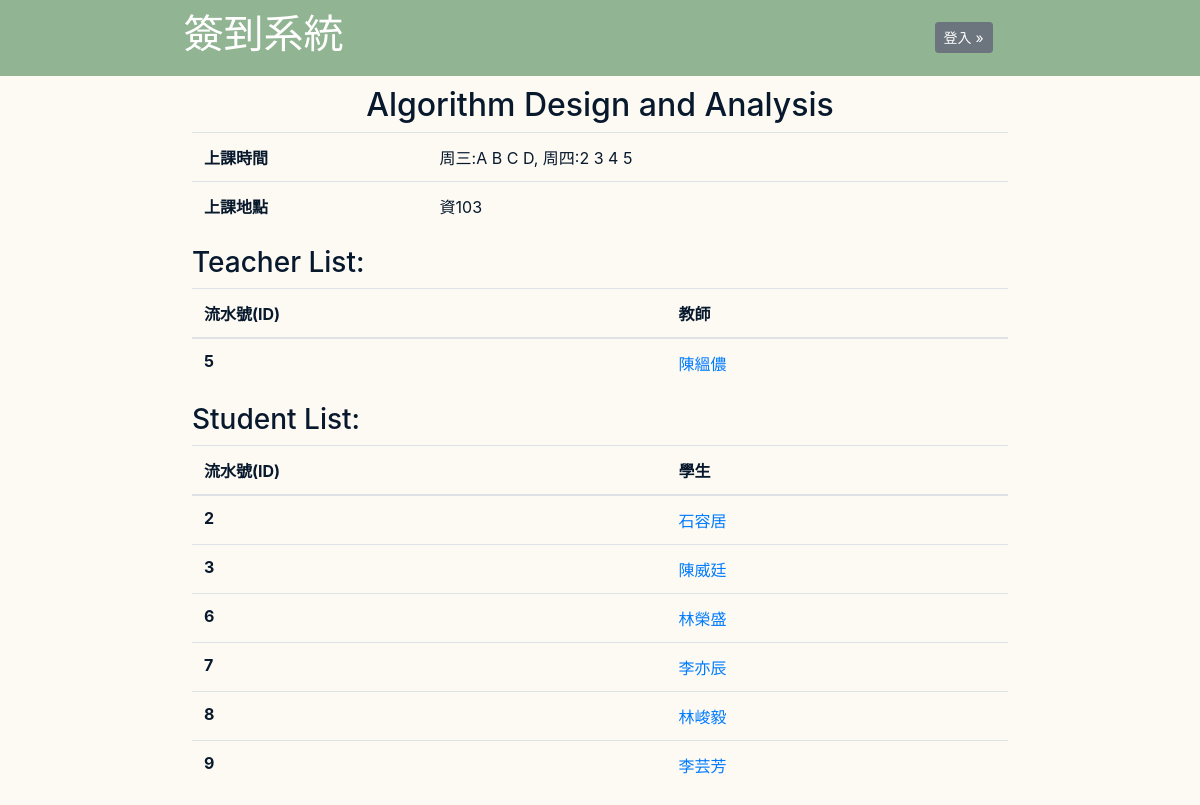
Screenshot of /main/course_5/ with the database file from the repository.
### main/models.py (models this page shows, shortened)
class Course(models.Model):
	course_name = models.CharField(max_length = 20)
	teacher = models.ManyToManyField(User, related_name = 'teachers')
	students = models.ManyToManyField(User, related_name = 'students')
	start_date = models.CharField(blank=True, max_length = 20)
	end_date = models.CharField(blank=True, max_length = 20)
	course_address = models.CharField(blank=True, max_length = 100)

### main/views.py (the view)
# urls.py: path('course_<int:id>/', views.course_profile, name='course_profile'),
def course_profile(request, id):
    course = get_object_or_404(Course, id = id)
    students_list = course.students.all()
    teachers_list = course.teacher.all()
    students = []
    teachers = []
    for s in students_list:
        profile = get_object_or_404(UserProfile, user = s)
        students.append({'User' : s, 'Profile' : profile})
    for t in teachers_list:
        profile = get_object_or_404(UserProfile, user = t)
        teachers.append({'User' : t, 'Profile' : profile})
    context = {
        'course' : course,
        'teachers' : teachers,
        'students' : students,
        'user': request.user
    }
    return render(request, "main/course_profile.html", context)

### main/models.py (called while the page is built)
    def get_absolute_url(self):
	    return reverse("main:profile", kwargs={"id": self.id})

### templates/main/course_profile.html
{% extends 'base.html' %}
{% block content %}
<div class="title">
<div class="title_text">
    <div style="display: flex;padding-right: 20%;justify-content:space-between">
        <h1>簽到系統</h1>
        <div style="padding-top:1.5%;">
            {% if user.is_authenticated %}
            <a class="btn btn-sm btn-info" href= "{% url 'main:home' %}" role="button">回主頁</a>
            <a class="btn btn-sm btn-secondary" href="{% url 'main:logout' %}" role="button">登出 &#187;</a>
            {% else %}
            <a class="btn btn-sm btn-secondary" href="{% url 'main:login' %}" role="button">登入 &#187;</a>
            {% endif %}
        </div>
    </div>
</div>
</div>
<div class="context">
<center><h2 style="color:#08192D;">{{course.course_name}}</h2></center>
<table class="table">
    <tbody>
        <tr>
            <th scope="row">上課時間</th>
            <td>{{course.start_date}}</td>
        </tr>
        <tr>
            <th scope="row">上課地點</th>
            <td>{{course.course_address}}</td>
        </tr>
    </tbody>
</table>
<h3>Teacher List:</h3>
<table class="table">
    <thead>
        <tr>
            <th scope="col">流水號(ID)</th>
            <th scope="col">教師</th>
        </tr>
    </thead>
    <tbody>
        {% for t in teachers %}
        <tr>
            <th scope="row">{{ t.User.id }}</th>
            <td><a href= {{t.Profile.get_absolute_url}}> {{t.User.last_name}}{{t.User.first_name}}</a></td>
        </tr>
        {% endfor %}
    </tbody>
</table>
<h3>Student List:</h3>
<table class="table">
    <thead>
        <tr>
            <th scope="col">流水號(ID)</th>
            <th scope="col">學生</th>
        </tr>
    </thead>
    <tbody>
        {% for s in students %}
        <tr>
            <th scope="row">{{ s.User.id }}</th>
            <td><a href= {{s.Profile.get_absolute_url}}> {{s.User.last_name}}{{s.User.first_name}}</a></td>
        </tr>
        {% endfor %}
    </tbody>
</table>
</div>
{% endblock  %}

### templates/base.html (style rules this page uses)
table.table { color: #08192D; }
div.title { margin: 0px 0px; padding: 10px 5px; max-width: none; width: 100%; background-color: #91B493; }
div.title_text { padding-left: 15%; }
div.context { padding-left: 16%; padding-right: 16%; padding-top: 10px; }
h3, h2, p { color: #08192D; }

### rows the page displays
Course: course_name "Algorithm Design and Analysis", start_date "周三:A B C D, 周四:2 3 4 5", course_address "資103"

### other values shown
{{ t.User.id }} "5"
{{ t.User.last_name }} "陳"
{{ t.User.first_name }} "縕儂"
{{ s.User.id }} "2"
{{ s.User.last_name }} "石"
{{ s.User.first_name }} "容居"
{{ s.User.id }} "3"
{{ s.User.last_name }} "陳"
{{ s.User.first_name }} "威廷"
{{ s.User.id }} "6"
{{ s.User.last_name }} "林"
{{ s.User.first_name }} "榮盛"
{{ s.User.id }} "7"
{{ s.User.last_name }} "李"
{{ s.User.first_name }} "亦辰"
